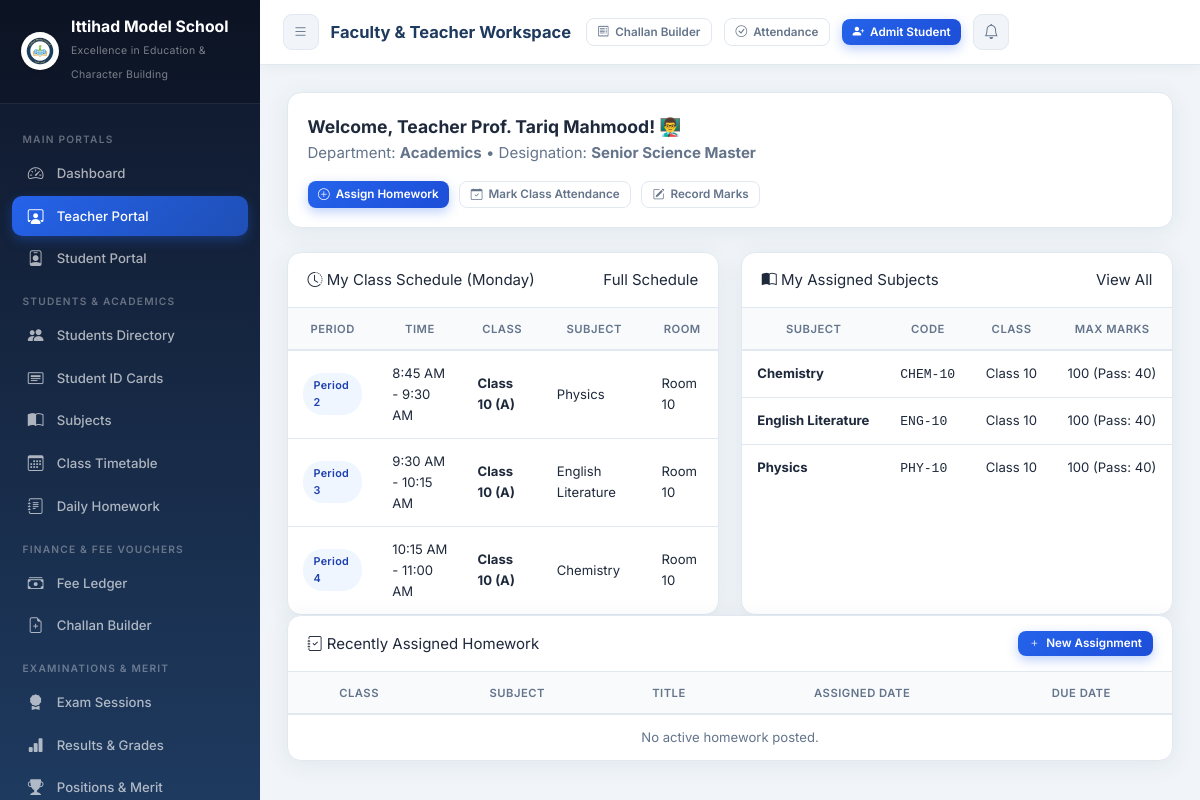
/portal/teacher/ (signed in), run on the app's committed database.
### core/models.py (models this page shows, shortened)
class SchoolSetting(models.Model):
    school_name        = models.CharField(max_length=200, default='Ittihad Model School')
    tagline            = models.CharField(max_length=250, default='Excellence in Education & Character Building')
    registration_no    = models.CharField(max_length=100, default='REG-IMS-2026-987')
    address            = models.TextField(default='Sector H-9, Educational Complex, Capital City')
    contact_phone      = models.CharField(max_length=50, default='+92 51 9876543 / 0300-1234567')
    email              = models.EmailField(default='info@ittihadmodelschool.edu.pk')
    website            = models.URLField(default='https://ittihadmodelschool.edu.pk', blank=True)
    logo               = models.ImageField(upload_to='school_branding/', default='school_branding/logo.png', blank=True, null=True)
    bank_name          = models.CharField(max_length=100, default='National Allied Bank Ltd')
    bank_account_title = models.CharField(max_length=150, default='Ittihad Model School Trust')
    bank_account_no    = models.CharField(max_length=50, default='0123-4567890123')
    iban               = models.CharField(max_length=50, default='PK36NABL0000012345678901')
    bank_branch        = models.CharField(max_length=100, default='Main Campus Branch (Code: 0422)')
    currency_symbol    = models.CharField(max_length=10, default='PKR')
    late_fee_per_day   = models.DecimalField(max_digits=8, decimal_places=2, default=50.00)
    principal_name     = models.CharField(max_length=100, default='Prof. Dr. Sarah Jenkins')
    @classmethod
    def get_settings(cls):
        obj, _ = cls.objects.get_or_create(
            id=1,
            defaults={
                'school_name': 'Ittihad Model School',
                'tagline': 'Excellence in Education & Character Building',
                'logo': 'school_branding/logo.png',
            }
        )
        return obj

class Staff(models.Model):
    DEPARTMENT_CHOICES = [
        ('Academics', 'Academics / Teaching'),
        ('Administration', 'Administration'),
        ('Finance', 'Finance & Accounts'),
        ('Library', 'Library & Resource'),
        ('IT', 'IT & Computer Lab'),
        ('Support', 'Support & Maintenance'),
    ]
    user           = models.OneToOneField(User, on_delete=models.SET_NULL, null=True, blank=True, related_name='staff_profile')
    emp_id         = models.CharField(max_length=20, unique=True, db_index=True)
    name           = models.CharField(max_length=120, db_index=True)
    father_or_spouse = models.CharField(max_length=120, blank=True)
    designation    = models.CharField(max_length=100)
    department     = models.CharField(max_length=50, choices=DEPARTMENT_CHOICES, default='Academics', db_index=True)
    qualification  = models.CharField(max_length=150, blank=True)
    gender         = models.CharField(max_length=10, choices=GENDER_CHOICES, default='Male')
    blood_group    = models.CharField(max_length=10, choices=BLOOD_GROUPS, default='Unknown')
    dob            = models.DateField(null=True, blank=True)
    contact        = models.CharField(max_length=25, db_index=True)
    emergency_contact = models.CharField(max_length=25, blank=True)
    email          = models.EmailField(blank=True)
    cnic_or_nid    = models.CharField(max_length=30, blank=True, db_index=True)
    address        = models.TextField(blank=True)
    photo          = models.ImageField(upload_to='staff_photos/', blank=True, null=True)
    joining_date   = models.DateField(default=date.today)
    basic_salary   = models.DecimalField(max_digits=10, decimal_places=2, default=35000.00)
    is_active      = models.BooleanField(default=True, db_index=True)
    created_at     = models.DateTimeField(auto_now_add=True)
    class Meta:
        ordering = ['emp_id']

class Timetable(models.Model):
    student_class = models.CharField(max_length=10, choices=CLASS_CHOICES, db_index=True)
    section       = models.CharField(max_length=5, choices=SECTION_CHOICES, default='A', db_index=True)
    day           = models.CharField(max_length=15, choices=DAYS_OF_WEEK, db_index=True)
    period_number = models.PositiveSmallIntegerField(default=1)
    start_time    = models.TimeField()
    end_time      = models.TimeField()
    subject       = models.ForeignKey(Subject, on_delete=models.CASCADE)
    teacher       = models.ForeignKey(Staff, on_delete=models.SET_NULL, null=True, blank=True)
    room_number   = models.CharField(max_length=30, default='Room 101')
    class Meta:
        unique_together = [
            ['student_class', 'section', 'day', 'period_number'],
            ['teacher', 'day', 'period_number'],
        ]
        ordering = ['day', 'period_number']

class Subject(models.Model):
    name          = models.CharField(max_length=100)
    code          = models.CharField(max_length=15, unique=True, db_index=True)
    max_marks     = models.IntegerField(default=100)
    passing_marks = models.IntegerField(default=40)
    student_class = models.CharField(max_length=10, choices=CLASS_CHOICES, blank=True, db_index=True)
    teacher       = models.ForeignKey(Staff, on_delete=models.SET_NULL, null=True, blank=True, related_name='assigned_subjects')
    class Meta:
        ordering = ['student_class', 'name']

### core/views.py (the view)
# urls.py: path('portal/teacher/',              views.teacher_portal,           name='teacher_portal'),
@login_required
def teacher_portal(request):
    staff = getattr(request.user, 'staff_profile', None)
    if not staff and not request.user.is_superuser:
        messages.error(request, "Access restricted to teaching staff.")
        return redirect('dashboard')
    today_name = date.today().strftime('%A')
    my_subjects = Subject.objects.filter(teacher=staff) if staff else Subject.objects.all()[:10]
    today_timetable = Timetable.objects.filter(teacher=staff, day=today_name).select_related('subject').order_by('period_number') if staff else []
    my_homework = Homework.objects.filter(teacher=staff).select_related('subject').order_by('-assigned_date')[:6] if staff else []
    return render(request, 'core/teacher_portal.html', {
        'staff': staff,
        'my_subjects': my_subjects,
        'today_timetable': today_timetable,
        'my_homework': my_homework,
        'today_name': today_name,
    })

### core/context_processors.py (called while the page is built)
def school_settings_processor(request):
    try:
        setting = SchoolSetting.get_settings()
    except Exception:
        setting = None
    return {
        'school_setting': setting,
        'SCHOOL_NAME': setting.school_name if setting else 'Ittihad Model School',
    }

### templates/core/teacher_portal.html (shortened to what this page needs)
{% extends "base.html" %}
{% block page_title %}Faculty & Teacher Workspace{% endblock %}
{% block content %}
<div class="portal-welcome card mb-4">
  <div class="card-body" style="display:flex; justify-content:space-between; align-items:center; flex-wrap:wrap; gap:16px;">
    <div>
      <h3>Welcome, Teacher {% if staff %}{{ staff.name }}{% else %}{{ request.user.username }}{% endif %}! 👨‍🏫</h3>
      <p class="text-muted mb-0">Department: <strong>{{ staff.department|default:'Academics' }}</strong> &bull; Designation: <strong>{{ staff.designation|default:'Senior Educator' }}</strong></p>
    </div>
    <div style="display:flex; gap:10px;">
      <a href="{% url 'homework_add' %}" class="btn btn-primary btn-sm">
        <i class="bi bi-plus-circle"></i> Assign Homework
      </a>
      <a href="{% url 'student_attendance' %}" class="btn btn-outline btn-sm">
        <i class="bi bi-calendar-check"></i> Mark Class Attendance
      </a>
      <a href="{% url 'result_add' %}" class="btn btn-outline btn-sm">
        <i class="bi bi-pencil-square"></i> Record Marks
      </a>
    </div>
  </div>
</div>
<div class="row-2col">
  <div class="card fade-in">
    <div class="card-header">
      <div class="card-title"><i class="bi bi-clock-history text-primary"></i> My Class Schedule ({{ today_name }})</div>
      <a href="{% url 'timetable_list' %}" class="btn-link">Full Schedule</a>
    </div>
    <div class="card-body p-0">
      <div class="table-responsive">
        <table class="table mb-0">
          <thead>
            <tr>
              <th>Period</th>
              <th>Time</th>
              <th>Class</th>
              <th>Subject</th>
              <th>Room</th>
            </tr>
          </thead>
          <tbody>
            {% for slot in today_timetable %}
              <tr>
                <td><span class="badge badge-primary">Period {{ slot.period_number }}</span></td>
                <td>{{ slot.start_time|time:"g:i A" }} - {{ slot.end_time|time:"g:i A" }}</td>
                <td><strong>Class {{ slot.student_class }} ({{ slot.section }})</strong></td>
                <td>{{ slot.subject.name }}</td>
                <td>{{ slot.room_number }}</td>
              </tr>
            {% endfor %}
          </tbody>
        </table>
      </div>
    </div>
  </div>
  <div class="card fade-in">
    <div class="card-header">
      <div class="card-title"><i class="bi bi-book-half text-teal"></i> My Assigned Subjects</div>
      <a href="{% url 'subject_list' %}" class="btn-link">View All</a>
    </div>
    <div class="card-body p-0">
      <div class="table-responsive">
        <table class="table mb-0">
          <thead>
            <tr>
              <th>Subject</th>
              <th>Code</th>
              <th>Class</th>
              <th>Max Marks</th>
            </tr>
          </thead>
          <tbody>
            {% for sub in my_subjects %}
              <tr>
                <td><strong>{{ sub.name }}</strong></td>
                <td><code>{{ sub.code }}</code></td>
                <td>Class {{ sub.student_class }}</td>
                <td>{{ sub.max_marks }} (Pass: {{ sub.passing_marks }})</td>
              </tr>
            {% empty %}
              <tr>
                <td colspan="4" class="text-center py-4 text-muted">No subjects assigned yet.</td>
              </tr>
            {% endfor %}
          </tbody>
        </table>
      </div>
    </div>
  </div>
</div>
<div class="card mt-4 fade-in">
  <div class="card-header">
    <div class="card-title"><i class="bi bi-journal-check text-success"></i> Recently Assigned Homework</div>
    <a href="{% url 'homework_add' %}" class="btn btn-sm btn-primary"><i class="bi bi-plus"></i> New Assignment</a>
  </div>
  <div class="card-body p-0">
    <div class="table-responsive">
      <table class="table mb-0">
        <thead>
          <tr>
            <th>Class</th>
            <th>Subject</th>
            <th>Title</th>
            <th>Assigned Date</th>
            <th>Due Date</th>
          </tr>
        </thead>
        <tbody>
          {% for hw in my_homework %}
            <tr>
              <td>Class {{ hw.student_class }}-{{ hw.section }}</td>
              <td><strong>{{ hw.subject.name }}</strong></td>
              <td>{{ hw.title }}</td>
              <td>{{ hw.assigned_date }}</td>
              <td><span class="badge badge-warning">{{ hw.due_date }}</span></td>
            </tr>
          {% empty %}
            <tr>
              <td colspan="5" class="text-center py-4 text-muted">No active homework posted.</td>
            </tr>
          {% endfor %}
        </tbody>
      </table>
    </div>
  </div>
</div>
{% endblock %}

### templates/base.html (shortened to what this page needs)
<!DOCTYPE html>
<html lang="en">
<head>
  {% load static %}
  <link rel="stylesheet" href="{% static 'css/style.css' %}">
  <link rel="stylesheet" href="https://cdn.jsdelivr.net/npm/bootstrap-icons@1.11.1/font/bootstrap-icons.css">
</head>
<body>
<aside class="sidebar" id="sidebar">
  <div class="sidebar-brand">
    <div class="brand-icon" style="display:flex; align-items:center; justify-content:center; background:none;">
      {% if school_setting.logo %}
        <img src="{{ school_setting.logo.url }}" alt="Logo" style="width:38px; height:38px; border-radius:50%; object-fit:contain; background:white; padding:1px; box-shadow:0 2px 6px rgba(0,0,0,0.15);">
      {% else %}
        <img src="{% static 'images/logo.png' %}" alt="Logo" style="width:38px; height:38px; border-radius:50%; object-fit:contain; background:white; padding:1px; box-shadow:0 2px 6px rgba(0,0,0,0.15);" onerror="this.outerHTML='🏫'">
      {% endif %}
    </div>
    <div class="brand-text">
      <h2 style="font-size:1.05rem; line-height:1.2;">{{ school_setting.school_name|default:"Ittihad Model School" }}</h2>
      <span style="font-size:0.7rem; letter-spacing:0.3px;">{{ school_setting.tagline|default:"Excellence in Education" }}</span>
    </div>
  </div>
  <nav class="sidebar-menu">
    <div class="menu-label">Main Portals</div>
    <div class="nav-item">
      <a href="{% url 'dashboard' %}" class="nav-link">
        <span class="nav-icon"><i class="bi bi-speedometer2"></i></span>
        Dashboard
      </a>
    </div>
    <div class="nav-item">
      <a href="{% url 'teacher_portal' %}" class="nav-link">
        <span class="nav-icon"><i class="bi bi-person-workspace"></i></span>
        Teacher Portal
      </a>
    </div>
    <div class="nav-item">
      <a href="{% url 'student_portal' %}" class="nav-link">
        <span class="nav-icon"><i class="bi bi-person-badge"></i></span>
        Student Portal
      </a>
    </div>
    <div class="menu-label">Students & Academics</div>
    <div class="nav-item">
      <a href="{% url 'student_list' %}" class="nav-link">
        <span class="nav-icon"><i class="bi bi-people-fill"></i></span>
        Students Directory
      </a>
    </div>
    <div class="nav-item">
      <a href="{% url 'student_id_cards_pdf' %}" target="_blank" class="nav-link">
        <span class="nav-icon"><i class="bi bi-card-heading"></i></span>
        Student ID Cards
      </a>
    </div>
    <div class="nav-item">
      <a href="{% url 'subject_list' %}" class="nav-link">
        <span class="nav-icon"><i class="bi bi-book-half"></i></span>
        Subjects
      </a>
    </div>
    <div class="nav-item">
      <a href="{% url 'timetable_list' %}" class="nav-link">
        <span class="nav-icon"><i class="bi bi-calendar3"></i></span>
        Class Timetable
      </a>
    </div>
    <div class="nav-item">
      <a href="{% url 'homework_list' %}" class="nav-link">
        <span class="nav-icon"><i class="bi bi-journal-text"></i></span>
        Daily Homework
      </a>
    </div>
    <div class="menu-label">Finance & Fee Vouchers</div>
    <div class="nav-item">
      <a href="{% url 'fee_list' %}" class="nav-link">
        <span class="nav-icon"><i class="bi bi-cash-stack"></i></span>
        Fee Ledger
      </a>
    </div>
    <div class="nav-item">
      <a href="{% url 'bulk_voucher_generate' %}" class="nav-link">
        <span class="nav-icon"><i class="bi bi-file-earmark-plus"></i></span>
        Challan Builder
      </a>
    </div>
    <div class="menu-label">Examinations & Merit</div>
    <div class="nav-item">
      <a href="{% url 'exam_list' %}" class="nav-link">
        <span class="nav-icon"><i class="bi bi-award-fill"></i></span>
        Exam Sessions
      </a>
    </div>
    <div class="nav-item">
      <a href="{% url 'result_list' %}" class="nav-link">
        <span class="nav-icon"><i class="bi bi-bar-chart-fill"></i></span>
        Results & Grades
      </a>
    </div>
    <div class="nav-item">
      <a href="{% url 'merit_list_view' %}" class="nav-link">
        <span class="nav-icon"><i class="bi bi-trophy-fill"></i></span>
        Positions & Merit
      </a>
    </div>
  </nav>
</aside>
<header class="topbar">
  <div style="display:flex; align-items:center; gap:12px;">
    <button class="btn-icon" id="menuToggle" aria-label="Toggle menu">
      <i class="bi bi-list"></i>
    </button>
    <div class="topbar-title">{% block page_title %}EduManage Dashboard{% endblock %}</div>
  </div>
  <div class="topbar-actions">
    <a href="{% url 'bulk_voucher_generate' %}" class="btn btn-outline btn-sm" title="Generate Monthly Vouchers">
      <i class="bi bi-receipt"></i> <span class="d-none-sm">Challan Builder</span>
    </a>
    <a href="{% url 'student_attendance' %}" class="btn btn-outline btn-sm" title="Mark Daily Attendance">
      <i class="bi bi-check-circle"></i> <span class="d-none-sm">Attendance</span>
    </a>
    <a href="{% url 'student_add' %}" class="btn btn-primary btn-sm" id="quickAddStudent">
      <i class="bi bi-person-plus-fill"></i> <span class="d-none-sm">Admit Student</span>
    </a>
    <a href="{% url 'notifications' %}" class="btn-icon" id="notifBtn" title="Notifications">
      <i class="bi bi-bell"></i>
    </a>
  </div>
</header>
<main class="main-content">
  <div class="page-body">
    {% block content %}{% endblock %}
  </div>
</main>
</body>
</html>

### data on the page
SchoolSetting: logo (picture), school_name "Ittihad Model School", tagline "Excellence in Education & Character Building"
Staff: name "Prof. Tariq Mahmood", department "Academics", designation "Senior Science Master"
Timetable: period_number "2", start_time "8:45 AM", end_time "9:30 AM", student_class "10", section "A", subject.name "Physics", room_number "Room 10"
Timetable: period_number "3", start_time "9:30 AM", end_time "10:15 AM", student_class "10", section "A", subject.name "English Literature", room_number "Room 10"
Timetable: period_number "4", start_time "10:15 AM", end_time "11:00 AM", student_class "10", section "A", subject.name "Chemistry", room_number "Room 10"
Subject: name "Chemistry", code "CHEM-10", student_class "10", max_marks "100", passing_marks "40"
Subject: name "English Literature", code "ENG-10", student_class "10", max_marks "100", passing_marks "40"
Subject: name "Physics", code "PHY-10", student_class "10", max_marks "100", passing_marks "40"
